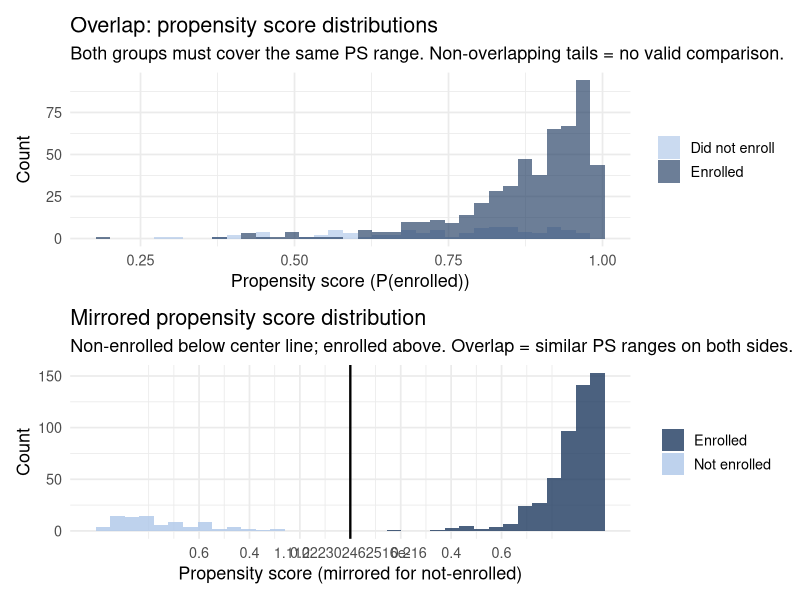

The R source for this figure:
## ---- chunk 1
library(tidyverse)
library(MatchIt)
library(broom)
library(lme4)
library(ggplot2)
library(patchwork)
set.seed(42)
## ---- chunk 2
n <- 600

financial_literacy <- rnorm(n, 50, 12)
income_percentile  <- rnorm(n, 50, 15)
baseline_savings   <- rnorm(n, 40, 10)

# Enrollment probability driven by observed confounders
p_enroll  <- plogis(-4 + 0.06 * financial_literacy + 0.04 * income_percentile
                       + 0.03 * baseline_savings)
enrolled  <- rbinom(n, 1, p_enroll)

# True ATE = 8 (program increases monthly savings by 8 units)
savings_change <- 0.2 * financial_literacy + 0.15 * income_percentile
               + 8 * enrolled + rnorm(n, 0, 7)

df_ps <- tibble(financial_literacy, income_percentile, baseline_savings,
                enrolled, savings_change)

m_naive <- lm(savings_change ~ enrolled, data = df_ps)
cat("Naive estimate:", round(coef(m_naive)["enrolled"], 2),
    "  |  True effect = 8\n")
## ---- chunk 3
ps_model <- glm(enrolled ~ financial_literacy + income_percentile + baseline_savings,
                family = binomial, data = df_ps)
df_ps <- df_ps |> mutate(ps = fitted(ps_model))
## ---- chunk 4
p_hist <- ggplot(df_ps, aes(x = ps, fill = factor(enrolled))) +
  geom_histogram(alpha = 0.65, bins = 35, position = "identity") +
  scale_fill_manual(values = c("#aec6e8", "#1e3a5f"),
                    labels = c("Did not enroll", "Enrolled"),
                    name   = NULL) +
  labs(
    title    = "Overlap: propensity score distributions",
    subtitle = "Both groups must cover the same PS range. Non-overlapping tails = no valid comparison.",
    x        = "Propensity score (P(enrolled))",
    y        = "Count"
  ) +
  theme_minimal(base_size = 13)

# Mirrored version for cleaner comparison
p_mirror <- df_ps |>
  mutate(group   = ifelse(enrolled == 1, "Enrolled", "Not enrolled"),
         ps_plot = ifelse(enrolled == 0, -ps, ps)) |>
  ggplot(aes(x = ps_plot, fill = group)) +
  geom_histogram(bins = 35, alpha = 0.8) +
  scale_fill_manual(values = c("Enrolled" = "#1e3a5f", "Not enrolled" = "#aec6e8"),
                    name = NULL) +
  scale_x_continuous(
    breaks = seq(-0.6, 0.6, 0.2),
    labels = abs(seq(-0.6, 0.6, 0.2))
  ) +
  geom_vline(xintercept = 0, color = "black", linewidth = 0.8) +
  labs(
    title    = "Mirrored propensity score distribution",
    subtitle = "Non-enrolled below center line; enrolled above. Overlap = similar PS ranges on both sides.",
    x        = "Propensity score (mirrored for not-enrolled)",
    y        = "Count"
  ) +
  theme_minimal(base_size = 13)

p_hist / p_mirror
## ---- chunk 5
m_out <- matchit(enrolled ~ financial_literacy + income_percentile + baseline_savings,
                 data   = df_ps,
                 method = "nearest",
                 ratio  = 1)

summary(m_out)$sum.matched |>
  knitr::kable(digits = 3,
    caption = "Balance after nearest-neighbor matching. Standardized mean differences should be < 0.10 after matching.")
## ---- chunk 6
matched_data <- match.data(m_out)

m_psm <- lm(savings_change ~ enrolled + financial_literacy + income_percentile + baseline_savings,
            data    = matched_data,
            weights = weights)

tidy(m_psm) |> filter(term == "enrolled") |>
  knitr::kable(digits = 3,
    caption = "PSM estimate of ATT (true ATE = 8)")
## ---- chunk 7
df_ps <- df_ps |>
  mutate(
    ipw = ifelse(enrolled == 1,
                 1 / fitted(ps_model),
                 1 / (1 - fitted(ps_model)))
  )

m_ipw <- lm(savings_change ~ enrolled + financial_literacy + income_percentile + baseline_savings,
            data    = df_ps,
            weights = ipw)

tidy(m_ipw) |> filter(term == "enrolled") |>
  knitr::kable(digits = 3,
    caption = "IPW estimate (true effect = 8)")
## ---- chunk 8
m_dr <- lm(savings_change ~ enrolled + financial_literacy + income_percentile + baseline_savings,
           data    = df_ps,
           weights = ipw)

bind_rows(
  tidy(m_naive) |> filter(term == "enrolled") |> mutate(method = "Naive OLS"),
  tidy(m_psm)   |> filter(term == "enrolled") |> mutate(method = "PSM (ATT)"),
  tidy(m_ipw)   |> filter(term == "enrolled") |> mutate(method = "IPW (ATE)"),
  tidy(m_dr)    |> filter(term == "enrolled") |> mutate(method = "Doubly Robust")
) |>
  select(method, estimate, std.error, p.value) |>
  knitr::kable(digits = 3,
    caption = "Comparison: naive vs. PSM vs. IPW vs. doubly robust (true = 8). All three PS-based approaches recover close to the true effect; naive OLS is inflated.")
## ---- chunk 9
n_att <- 200
treatment_att    <- rep(c(0, 1), each = 100)
baseline_debt    <- rnorm(n_att, 50, 10)

# High debt + control group → higher dropout
# (distressed households avoid follow-up measurement)
p_remain  <- plogis(2.5 - 0.07 * baseline_debt + 0.8 * treatment_att)
remained  <- rbinom(n_att, 1, p_remain)

# True treatment effect = +6 (financial coaching increases savings)
outcome_att <- 45 + 6 * treatment_att - 0.3 * baseline_debt + rnorm(n_att, 0, 6)

df_att <- tibble(treatment = treatment_att, baseline_debt, remained, outcome_att)

cat("Control retention:  ", round(mean(remained[treatment_att == 0]) * 100, 1), "%\n")
cat("Treatment retention:", round(mean(remained[treatment_att == 1]) * 100, 1), "%\n")
## ---- chunk 10
ps_att     <- glm(remained ~ baseline_debt + treatment, family = binomial, data = df_att)
df_att$ipw_att <- 1 / fitted(ps_att)

df_complete     <- df_att |> filter(remained == 1)
m_naive_att     <- lm(outcome_att ~ treatment, data = df_complete)
m_ipw_att       <- lm(outcome_att ~ treatment, data = df_complete,
                       weights = df_att$ipw_att[df_att$remained == 1])

bind_rows(
  tidy(m_naive_att) |> filter(term == "treatment") |> mutate(method = "Naive complete-case analysis"),
  tidy(m_ipw_att)   |> filter(term == "treatment") |> mutate(method = "IPW-corrected analysis")
) |>
  select(method, estimate, std.error, p.value) |>
  knitr::kable(digits = 3,
    caption = "Attrition bias: naive vs. IPW-weighted (true effect = +6). High-debt control households drop out more, biasing the naive estimate downward. IPW is consistent under MAR.")
